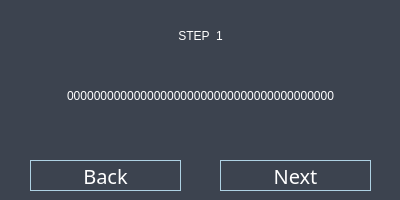
<?xml version="1.0" encoding="UTF-8"?>
<ui version="4.0">
 <class>Dialog</class>
 <widget class="QDialog" name="Dialog">
  <property name="geometry">
   <rect>
    <x>0</x>
    <y>0</y>
    <width>400</width>
    <height>200</height>
   </rect>
  </property>
  <property name="minimumSize">
   <size>
    <width>400</width>
    <height>200</height>
   </size>
  </property>
  <property name="maximumSize">
   <size>
    <width>400</width>
    <height>200</height>
   </size>
  </property>
  <property name="windowTitle">
   <string>Dialog</string>
  </property>
  <property name="windowOpacity">
   <double>1.000000000000000</double>
  </property>
  <property name="styleSheet">
   <string notr="true">background-color: rgb(60, 67, 79);</string>
  </property>
  <widget class="QPushButton" name="back_btn">
   <property name="geometry">
    <rect>
     <x>30</x>
     <y>160</y>
     <width>151</width>
     <height>31</height>
    </rect>
   </property>
   <property name="font">
    <font>
     <family>DisposableDroid BB</family>
     <pointsize>15</pointsize>
    </font>
   </property>
   <property name="styleSheet">
    <string notr="true">QPushButton{
font: 15pt &quot;DisposableDroid BB&quot;;
color: rgb(255, 255, 255);
border: 1px solid rgb(174, 209, 227);
}

QPushButton:hover
{
background-color: rgb(174, 209, 227)
}</string>
   </property>
   <property name="text">
    <string>Back</string>
   </property>
  </widget>
  <widget class="QPushButton" name="next_btn">
   <property name="geometry">
    <rect>
     <x>220</x>
     <y>160</y>
     <width>151</width>
     <height>31</height>
    </rect>
   </property>
   <property name="font">
    <font>
     <family>DisposableDroid BB</family>
     <pointsize>15</pointsize>
    </font>
   </property>
   <property name="styleSheet">
    <string notr="true">QPushButton{
font: 15pt &quot;DisposableDroid BB&quot;;
color: rgb(255, 255, 255);
border: 1px solid rgb(174, 209, 227);
}

QPushButton:hover
{
background-color: rgb(174, 209, 227)
}</string>
   </property>
   <property name="text">
    <string>Next</string>
   </property>
  </widget>
  <widget class="QLabel" name="show_step">
   <property name="geometry">
    <rect>
     <x>145</x>
     <y>20</y>
     <width>111</width>
     <height>31</height>
    </rect>
   </property>
   <property name="layoutDirection">
    <enum>Qt::LeftToRight</enum>
   </property>
   <property name="styleSheet">
    <string notr="true">color: rgb(255, 255, 255);
font: 15pt &quot;DisposableDroid BB&quot;;</string>
   </property>
   <property name="text">
    <string>STEP  1</string>
   </property>
   <property name="alignment">
    <set>Qt::AlignCenter</set>
   </property>
  </widget>
  <widget class="QLabel" name="show_text">
   <property name="geometry">
    <rect>
     <x>20</x>
     <y>80</y>
     <width>361</width>
     <height>31</height>
    </rect>
   </property>
   <property name="layoutDirection">
    <enum>Qt::LeftToRight</enum>
   </property>
   <property name="styleSheet">
    <string notr="true">color: rgb(255, 255, 255);
font: 15pt &quot;DisposableDroid BB&quot;;</string>
   </property>
   <property name="text">
    <string>0000000000000000000000000000000000000000</string>
   </property>
   <property name="alignment">
    <set>Qt::AlignCenter</set>
   </property>
  </widget>
 </widget>
 <resources/>
 <connections/>
</ui>
